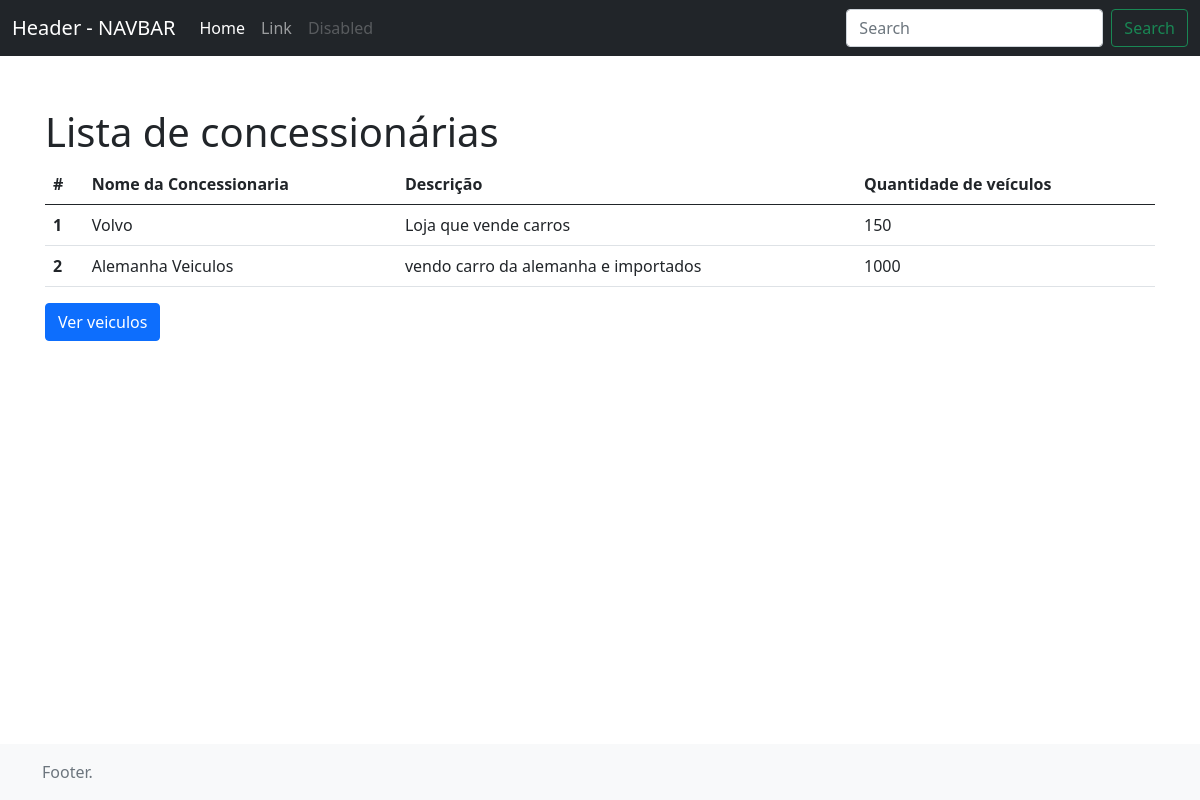
/concessionarias/, run on the app's committed database.
### core/models.py (models this page shows, shortened)
class Concessionaria(models.Model):
    nome = models.CharField(max_length=50)
    descricao = models.TextField()
    numero_de_carros = models.PositiveIntegerField()
    funcionando = models.BooleanField()
    class Meta:
        verbose_name_plural = 'Concesionarias'

### core/views.py (the view)
# urls.py: path('concessionarias/', concessionaria, name='concessionaria')
def concessionaria(request):
    concessionarias = Concessionaria.objects.filter(funcionando=True)
    context = {
        'concessionarias': concessionarias,
    }
    return render(request, 'core/concessionaria.html', context)

### core/templates/core/concessionaria.html
{% extends 'base.html' %}
{% block nomelista %}
   Lista de concessionárias
{% endblock %}
{% block body %}
<table class="table">
  <thead>
    <tr>
      <th scope="col">#</th>
      <th scope="col">Nome da Concessionaria</th>
      <th scope="col">Descrição</th>
      <th scope="col">Quantidade de veículos</th>
    </tr>
  </thead>
  <tbody>
    {% for c in concessionarias %}
        <tr>
          <th scope="row">{{ forloop.counter }}</th>
          <td>{{ c.nome }}</td>
          <td>{{ c.descricao }}</td>
          <td>{{ c.numero_de_carros }}</td>
        </tr>
    {% endfor %}
  </tbody>
</table>
<a type="button" href="{% url 'index' %}" class="btn btn-primary">Ver veiculos</a>
{% endblock %}

### data on the page
Concessionaria: nome "Volvo", descricao "Loja que vende carros", numero_de_carros "150"
Concessionaria: nome "Alemanha Veiculos", descricao "vendo carro da alemanha e importados", numero_de_carros "1000"
